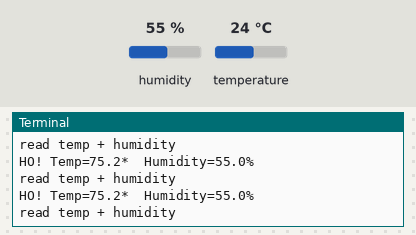
Bench run of a program on a simulated Raspberry Pi (BCM pin numbers). Shown: the last lines printed to the terminal. The inputs (shaded band) are chosen by the test bench; at power-on: humidity 55 %, temperature 24 °C.

Above: at 1.2 s.
1.3 s: humidity set to 22 %
At 2.0 s:
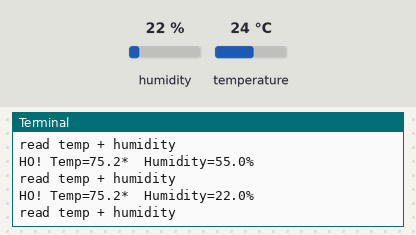
2.8 s: temperature set to 12 °C
At 3.6 s:
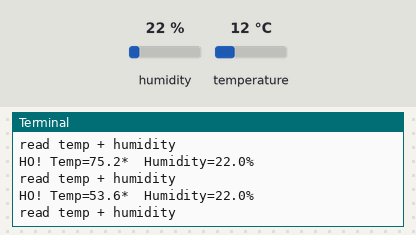
4.3 s: humidity set to 40 %
At 5.2 s:
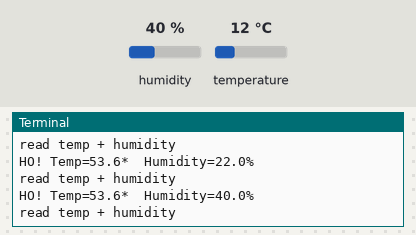
Timing chart, 0 to 7.3 s (numbered marks = the images above; inputs shaded):
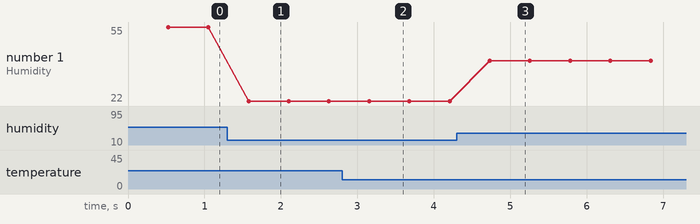

The program:

wx.py
```python
#!/usr/bin/python
import sys
import Adafruit_DHT
import time
import RPi.GPIO as GPIO

button_gpio = 23
sensor_gpio = 4

## Uncomment one of these for your sensor:
# sensor = Adafruit_DHT.DHT11  # Blue
sensor_type = Adafruit_DHT.DHT22  # white
# sensor = Adafruit_DHT.AM2302 # white with wire leads, internal pull-up resistor


GPIO.setmode(GPIO.BCM)

GPIO.setup(button_gpio , GPIO.IN, pull_up_down=GPIO.PUD_UP)


while True:
    print("read temp + humidity")
    humidity, temperature = Adafruit_DHT.read_retry(sensor_type, sensor_gpio)


    # if halt_button:
    #     print ("halt")
    #     sys.exit(0)
    # else:
    #     print ("no halt")


    if humidity is not None and temperature is not None:
        temperature = temperature * 9/5.0 + 32
        print('HO! Temp={0:0.1f}*  Humidity={1:0.1f}%'.format(temperature, humidity))
    else:
        print('no reading')
```

Measured:
- after the input at 1.3 s, the terminal: prints a new line after 0.28 s (image 1)
- after the input at 2.8 s, the terminal: prints a new line after 0.35 s (image 2)
- after the input at 4.3 s, the terminal: prints a new line after 0.43 s (image 3)
- plotted number 1: 55 → 22 after the input at 1.3 s, 22 → 40 after the input at 4.3 s
